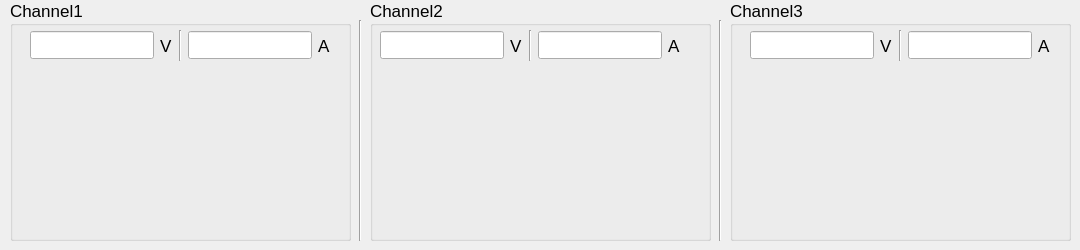
        <widget class="QWidget" name="tab">
         <attribute name="title">
          <string>通道1~3</string>
         </attribute>
         <widget class="QGroupBox" name="groupBox_7">
          <property name="geometry">
           <rect>
            <x>10</x>
            <y>0</y>
            <width>341</width>
            <height>241</height>
           </rect>
          </property>
          <property name="font">
           <font>
            <pointsize>13</pointsize>
           </font>
          </property>
          <property name="title">
           <string>Channel1</string>
          </property>
          <widget class="QChartView" name="graphicsView_17" native="true">
           <property name="geometry">
            <rect>
             <x>10</x>
             <y>70</y>
             <width>321</width>
             <height>161</height>
            </rect>
           </property>
           <property name="sizePolicy">
            <sizepolicy hsizetype="Fixed" vsizetype="Fixed">
             <horstretch>0</horstretch>
             <verstretch>0</verstretch>
            </sizepolicy>
           </property>
           <property name="minimumSize">
            <size>
             <width>320</width>
             <height>160</height>
            </size>
           </property>
          </widget>
          <widget class="QWidget" name="horizontalLayoutWidget">
           <property name="geometry">
            <rect>
             <x>20</x>
             <y>30</y>
             <width>301</width>
             <height>31</height>
            </rect>
           </property>
           <layout class="QHBoxLayout" name="horizontalLayout_3">
            <item>
             <widget class="QLineEdit" name="lineEdit_2">
              <property name="readOnly">
               <bool>true</bool>
              </property>
             </widget>
            </item>
            <item>
             <widget class="QLabel" name="label_43">
              <property name="text">
               <string>V</string>
              </property>
             </widget>
            </item>
            <item>
             <widget class="Line" name="line_2">
              <property name="orientation">
               <enum>Qt::Orientation::Vertical</enum>
              </property>
             </widget>
            </item>
            <item>
             <widget class="QLineEdit" name="lineEdit_3">
              <property name="readOnly">
               <bool>true</bool>
              </property>
             </widget>
            </item>
            <item>
             <widget class="QLabel" name="label_44">
              <property name="text">
               <string>A</string>
              </property>
             </widget>
            </item>
           </layout>
          </widget>
         </widget>
         <widget class="QGroupBox" name="groupBox_8">
          <property name="geometry">
           <rect>
            <x>370</x>
            <y>0</y>
            <width>341</width>
            <height>241</height>
           </rect>
          </property>
          <property name="font">
           <font>
            <pointsize>13</pointsize>
           </font>
          </property>
          <property name="title">
           <string>Channel2</string>
          </property>
          <widget class="QChartView" name="graphicsView_18" native="true">
           <property name="geometry">
            <rect>
             <x>10</x>
             <y>70</y>
             <width>321</width>
             <height>161</height>
            </rect>
           </property>
           <property name="minimumSize">
            <size>
             <width>320</width>
             <height>160</height>
            </size>
           </property>
          </widget>
          <widget class="QWidget" name="horizontalLayoutWidget_3">
           <property name="geometry">
            <rect>
             <x>10</x>
             <y>30</y>
             <width>301</width>
             <height>31</height>
            </rect>
           </property>
           <layout class="QHBoxLayout" name="horizontalLayout_5">
            <item>
             <widget class="QLineEdit" name="lineEdit_6">
              <property name="readOnly">
               <bool>true</bool>
              </property>
             </widget>
            </item>
            <item>
             <widget class="QLabel" name="label_48">
              <property name="text">
               <string>V</string>
              </property>
             </widget>
            </item>
            <item>
             <widget class="Line" name="line_4">
              <property name="orientation">
               <enum>Qt::Orientation::Vertical</enum>
              </property>
             </widget>
            </item>
            <item>
             <widget class="QLineEdit" name="lineEdit_7">
              <property name="readOnly">
               <bool>true</bool>
              </property>
             </widget>
            </item>
            <item>
             <widget class="QLabel" name="label_49">
              <property name="text">
               <string>A</string>
              </property>
             </widget>
            </item>
           </layout>
          </widget>
         </widget>
         <widget class="QGroupBox" name="groupBox_9">
          <property name="geometry">
           <rect>
            <x>730</x>
            <y>0</y>
            <width>341</width>
            <height>241</height>
           </rect>
          </property>
          <property name="font">
           <font>
            <pointsize>13</pointsize>
           </font>
          </property>
          <property name="title">
           <string>Channel3</string>
          </property>
          <widget class="QChartView" name="graphicsView_19" native="true">
           <property name="geometry">
            <rect>
             <x>10</x>
             <y>70</y>
             <width>321</width>
             <height>161</height>
            </rect>
           </property>
           <property name="minimumSize">
            <size>
             <width>320</width>
             <height>160</height>
            </size>
           </property>
          </widget>
          <widget class="QWidget" name="horizontalLayoutWidget_6">
           <property name="geometry">
            <rect>
             <x>20</x>
             <y>30</y>
             <width>301</width>
             <height>31</height>
            </rect>
           </property>
           <layout class="QHBoxLayout" name="horizontalLayout_8">
            <item>
             <widget class="QLineEdit" name="lineEdit_13">
              <property name="readOnly">
               <bool>true</bool>
              </property>
             </widget>
            </item>
            <item>
             <widget class="QLabel" name="label_54">
              <property name="text">
               <string>V</string>
              </property>
             </widget>
            </item>
            <item>
             <widget class="Line" name="line_7">
              <property name="orientation">
               <enum>Qt::Orientation::Vertical</enum>
              </property>
             </widget>
            </item>
            <item>
             <widget class="QLineEdit" name="lineEdit_14">
              <property name="readOnly">
               <bool>true</bool>
              </property>
             </widget>
            </item>
            <item>
             <widget class="QLabel" name="label_55">
              <property name="text">
               <string>A</string>
              </property>
             </widget>
            </item>
           </layout>
          </widget>
         </widget>
         <widget class="Line" name="line">
          <property name="geometry">
           <rect>
            <x>350</x>
            <y>20</y>
            <width>20</width>
            <height>221</height>
           </rect>
          </property>
          <property name="orientation">
           <enum>Qt::Orientation::Vertical</enum>
          </property>
         </widget>
         <widget class="Line" name="line_9">
          <property name="geometry">
           <rect>
            <x>710</x>
            <y>20</y>
            <width>20</width>
            <height>221</height>
           </rect>
          </property>
          <property name="orientation">
           <enum>Qt::Orientation::Vertical</enum>
          </property>
         </widget>
        </widget>
